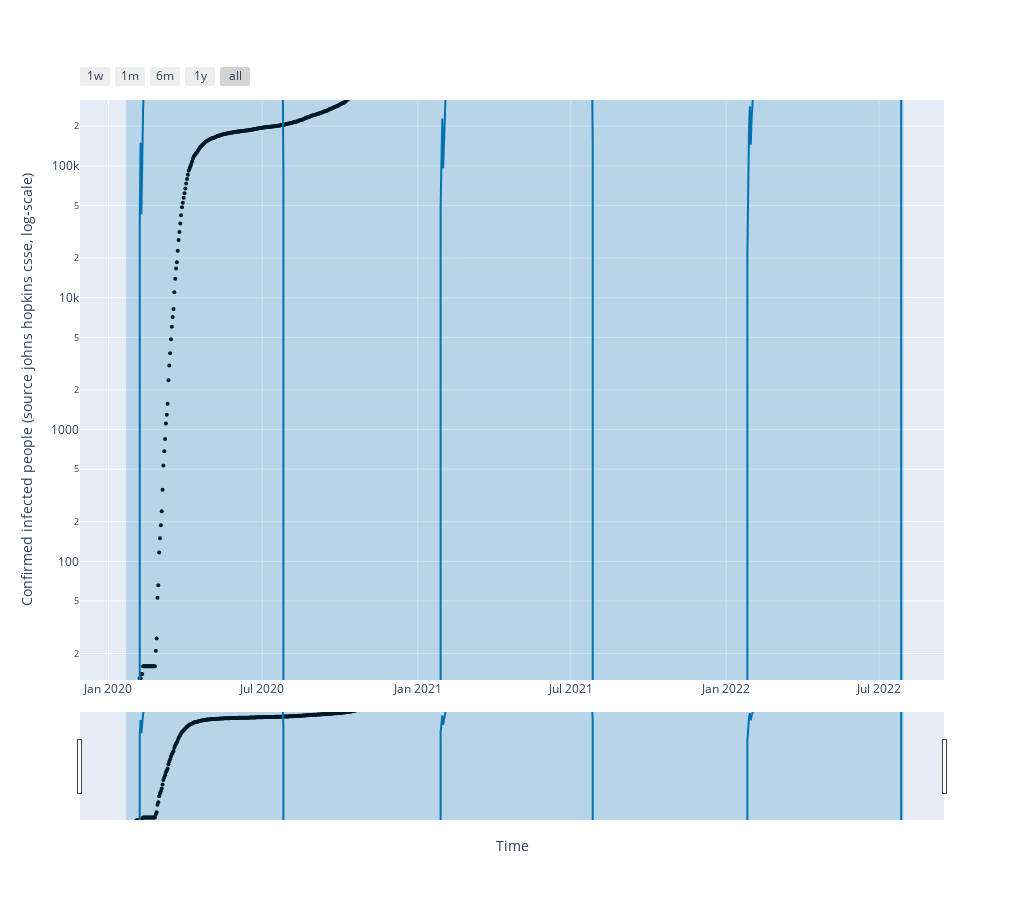

Notebook source saved alongside this figure:
### Code cell
import plotly.offline as py
from prophet.plot import plot_plotly

fig = plot_plotly(my_model, forecast)  # This returns a plotly Figure

fig.update_layout(
    width=1024,
    height=900,
    xaxis_title="Time",
    yaxis_title="Confirmed infected people (source johns hopkins csse, log-scale)",
)
fig.update_yaxes(type="log",range=[1.1,5.5])
py.iplot(fig)

### Figure 1 — Plotly figure (JSON) as saved in the notebook; plotly's stock layout.template omitted (floating-point values rounded to 4 significant figures; data arrays with more than 128 entries replaced by an {"elided": "..."} marker saying what was removed)
{"data": [{"marker": {"color": "black", "size": 4}, "mode": "markers", "name": "Actual", "type": "scatter", "x": {"elided": "914 str values"}, "y": {"elided": "914 int values"}}, {"hoverinfo": "skip", "line": {"width": 0}, "mode": "lines", "type": "scatter", "x": {"elided": "921 str values"}, "y": {"elided": "921 float values"}}, {"fill": "tonexty", "fillcolor": "rgba(0, 114, 178, 0.2)", "line": {"color": "#0072B2", "width": 2}, "mode": "lines", "name": "Predicted", "type": "scatter", "x": {"elided": "921 str values"}, "y": {"elided": "921 float values"}}, {"fill": "tonexty", "fillcolor": "rgba(0, 114, 178, 0.2)", "hoverinfo": "skip", "line": {"width": 0}, "mode": "lines", "type": "scatter", "x": {"elided": "921 str values"}, "y": {"elided": "921 float values"}}, {"line": {"color": "black", "dash": "dash", "width": 2}, "mode": "lines", "name": "Cap", "type": "scatter", "x": {"elided": "921 str values"}, "y": {"elided": "921 int values"}}], "layout": {"height": 900, "showlegend": false, "width": 1024, "xaxis": {"rangeselector": {"buttons": [{"count": 7, "label": "1w", "step": "day", "stepmode": "backward"}, {"count": 1, "label": "1m", "step": "month", "stepmode": "backward"}, {"count": 6, "label": "6m", "step": "month", "stepmode": "backward"}, {"count": 1, "label": "1y", "step": "year", "stepmode": "backward"}, {"step": "all"}]}, "rangeslider": {"visible": true}, "title": {"text": "Time"}, "type": "date"}, "yaxis": {"range": [1.1, 5.5], "title": {"text": "Confirmed infected people (source johns hopkins csse, log-scale)"}, "type": "log"}}}
